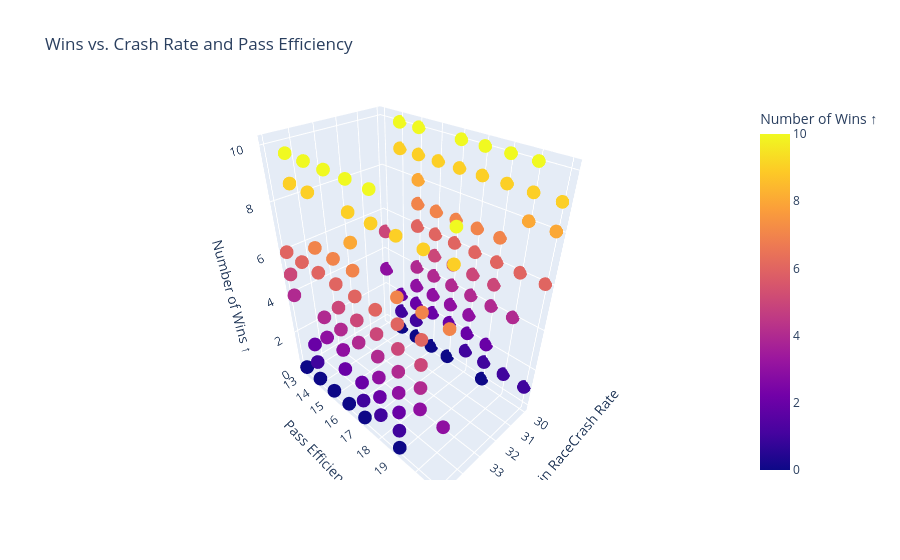

Notebook code for this chart:
### Code cell
"""
This file represents the 3D scatter plot stating Number of Races wins by those drivers, who has low crash rates
and high pass efficiency
"""

import plotly.express as px
import pandas as pd

data = pd.read_csv("https://raw.githubusercontent.com/adityaanand1908/econ8320-assignment-11/main/nascar_racing_data_extended.csv")

plot = px.scatter_3d(data,
                    x='Crash Rate (%)',
                    y='Pass Efficiency (NDOs)',
                    z='Wins',
                    color='Wins',
                    title='Wins vs. Crash Rate and Pass Efficiency',
                    labels={
                        'Crash Rate (%)': 'Number of Crashes in RaceCrash Rate',
                        'Pass Efficiency (NDOs)': 'Pass Efficiency',
                        'Wins': 'Number of Wins ↑'
                    })
plot.show()

### Figure 1 — Plotly figure (JSON) as saved in the notebook; plotly's stock layout.template omitted (floating-point values rounded to 4 significant figures; data arrays with more than 128 entries replaced by an {"elided": "..."} marker saying what was removed)
{"data": [{"hovertemplate": "Number of Crashes in RaceCrash Rate=%{x}<br>Pass Efficiency=%{y}<br>Number of Wins ↑=%{marker.color}<extra></extra>", "legendgroup": "", "marker": {"color": {"elided": "200 int values"}, "coloraxis": "coloraxis", "symbol": "circle"}, "mode": "markers", "name": "", "scene": "scene", "showlegend": false, "type": "scatter3d", "x": {"elided": "200 int values"}, "y": {"elided": "200 int values"}, "z": {"elided": "200 int values"}}], "layout": {"coloraxis": {"colorbar": {"title": {"text": "Number of Wins ↑"}}, "colorscale": [[0, "#0d0887"], [0.1111, "#46039f"], [0.2222, "#7201a8"], [0.3333, "#9c179e"], [0.4444, "#bd3786"], [0.5556, "#d8576b"], [0.6667, "#ed7953"], [0.7778, "#fb9f3a"], [0.8889, "#fdca26"], [1, "#f0f921"]]}, "legend": {"tracegroupgap": 0}, "scene": {"domain": {"x": [0, 1], "y": [0, 1]}, "xaxis": {"title": {"text": "Number of Crashes in RaceCrash Rate"}}, "yaxis": {"title": {"text": "Pass Efficiency"}}, "zaxis": {"title": {"text": "Number of Wins ↑"}}}, "title": {"text": "Wins vs. Crash Rate and Pass Efficiency"}}}
